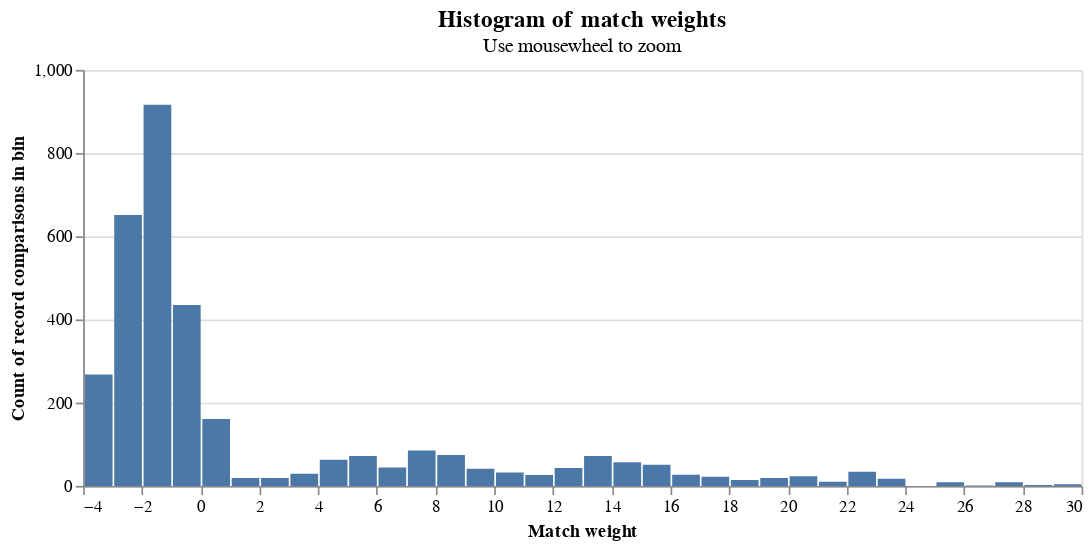

Notebook cell for this chart:
### Markdown cell above
A histogram showing the distribution of match weights can be viewed as follows

### Code cell
linker.match_weight_histogram(df_predictions)

### Figure 1 — Vega-Lite specification as saved in the notebook (floating-point values rounded to 4 significant figures)
{"$schema": "https://vega.github.io/schema/vega-lite/v4.8.1.json", "config": {"title": {"fontSize": 14}}, "data": {"values": [{"binwidth": 1, "count_rows": 268, "splink_score_bin_high": -3, "splink_score_bin_low": -4}, {"binwidth": 1, "count_rows": 651, "splink_score_bin_high": -2, "splink_score_bin_low": -3}, {"binwidth": 1, "count_rows": 916, "splink_score_bin_high": -1, "splink_score_bin_low": -2}, {"binwidth": 1, "count_rows": 435, "splink_score_bin_high": 0, "splink_score_bin_low": -1}, {"binwidth": 1, "count_rows": 161, "splink_score_bin_high": 1, "splink_score_bin_low": 0}, {"binwidth": 1, "count_rows": 19, "splink_score_bin_high": 2, "splink_score_bin_low": 1}, {"binwidth": 1, "count_rows": 19, "splink_score_bin_high": 3, "splink_score_bin_low": 2}, {"binwidth": 1, "count_rows": 29, "splink_score_bin_high": 4, "splink_score_bin_low": 3}, {"binwidth": 1, "count_rows": 63, "splink_score_bin_high": 5, "splink_score_bin_low": 4}, {"binwidth": 1, "count_rows": 72, "splink_score_bin_high": 6, "splink_score_bin_low": 5}, {"binwidth": 1, "count_rows": 44, "splink_score_bin_high": 7, "splink_score_bin_low": 6}, {"binwidth": 1, "count_rows": 85, "splink_score_bin_high": 8, "splink_score_bin_low": 7}, {"binwidth": 1, "count_rows": 74, "splink_score_bin_high": 9, "splink_score_bin_low": 8}, {"binwidth": 1, "count_rows": 41, "splink_score_bin_high": 10, "splink_score_bin_low": 9}, {"binwidth": 1, "count_rows": 32, "splink_score_bin_high": 11, "splink_score_bin_low": 10}, {"binwidth": 1, "count_rows": 26, "splink_score_bin_high": 12, "splink_score_bin_low": 11}, {"binwidth": 1, "count_rows": 43, "splink_score_bin_high": 13, "splink_score_bin_low": 12}, {"binwidth": 1, "count_rows": 72, "splink_score_bin_high": 14, "splink_score_bin_low": 13}, {"binwidth": 1, "count_rows": 57, "splink_score_bin_high": 15, "splink_score_bin_low": 14}, {"binwidth": 1, "count_rows": 51, "splink_score_bin_high": 16, "splink_score_bin_low": 15}, {"binwidth": 1, "count_rows": 27, "splink_score_bin_high": 17, "splink_score_bin_low": 16}, {"binwidth": 1, "count_rows": 22, "splink_score_bin_high": 18, "splink_score_bin_low": 17}, {"binwidth": 1, "count_rows": 14, "splink_score_bin_high": 19, "splink_score_bin_low": 18}, {"binwidth": 1, "count_rows": 19, "splink_score_bin_high": 20, "splink_score_bin_low": 19}, {"binwidth": 1, "count_rows": 23, "splink_score_bin_high": 21, "splink_score_bin_low": 20}, {"binwidth": 1, "count_rows": 10, "splink_score_bin_high": 22, "splink_score_bin_low": 21}, {"binwidth": 1, "count_rows": 34, "splink_score_bin_high": 23, "splink_score_bin_low": 22}, {"binwidth": 1, "count_rows": 17, "splink_score_bin_high": 24, "splink_score_bin_low": 23}, {"binwidth": 1, "count_rows": 9, "splink_score_bin_high": 26, "splink_score_bin_low": 25}, {"binwidth": 1, "count_rows": 1, "splink_score_bin_high": 27, "splink_score_bin_low": 26}, {"binwidth": 1, "count_rows": 9, "splink_score_bin_high": 28, "splink_score_bin_low": 27}, {"binwidth": 1, "count_rows": 2, "splink_score_bin_high": 29, "splink_score_bin_low": 28}, {"binwidth": 1, "count_rows": 4, "splink_score_bin_high": 30, "splink_score_bin_low": 29}]}, "encoding": {"tooltip": [{"field": "count_rows", "title": "Count in bin", "type": "quantitative"}], "x": {"axis": {"title": "Match weight"}, "bin": "binned", "field": "splink_score_bin_low", "type": "quantitative"}, "x2": {"field": "splink_score_bin_high"}, "y": {"axis": {"title": "Count of record comparisons in bin"}, "field": "count_rows", "type": "quantitative"}}, "height": 250, "mark": "bar", "selection": {"selector076": {"bind": "scales", "encodings": ["y"], "type": "interval"}}, "title": {"subtitle": "Use mousewheel to zoom", "text": "Histogram of match weights"}, "width": 600}
